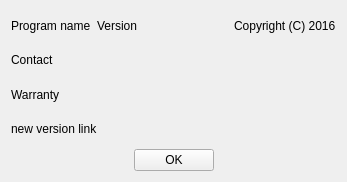
<?xml version="1.0" encoding="UTF-8"?>
<ui version="4.0">
 <class>AboutDialog</class>
 <widget class="QWidget" name="AboutDialog">
  <property name="geometry">
   <rect>
    <x>0</x>
    <y>0</y>
    <width>347</width>
    <height>182</height>
   </rect>
  </property>
  <property name="sizePolicy">
   <sizepolicy hsizetype="Preferred" vsizetype="Preferred">
    <horstretch>0</horstretch>
    <verstretch>0</verstretch>
   </sizepolicy>
  </property>
  <property name="windowTitle">
   <string>Form</string>
  </property>
  <layout class="QGridLayout" name="gridLayout">
   <item row="0" column="0">
    <layout class="QHBoxLayout" name="horizontalLayout_2">
     <item>
      <widget class="QLabel" name="ProgramName">
       <property name="text">
        <string>Program name</string>
       </property>
      </widget>
     </item>
     <item>
      <widget class="QLabel" name="Version">
       <property name="text">
        <string>Version</string>
       </property>
      </widget>
     </item>
     <item>
      <spacer name="horizontalSpacer_3">
       <property name="orientation">
        <enum>Qt::Horizontal</enum>
       </property>
       <property name="sizeHint" stdset="0">
        <size>
         <width>40</width>
         <height>20</height>
        </size>
       </property>
      </spacer>
     </item>
     <item>
      <widget class="QLabel" name="Copyright">
       <property name="text">
        <string>Copyright (C) 2016</string>
       </property>
      </widget>
     </item>
    </layout>
   </item>
   <item row="1" column="0">
    <widget class="QLabel" name="Contact">
     <property name="text">
      <string>Contact</string>
     </property>
    </widget>
   </item>
   <item row="2" column="0">
    <widget class="QLabel" name="Warranty">
     <property name="sizePolicy">
      <sizepolicy hsizetype="Preferred" vsizetype="Preferred">
       <horstretch>0</horstretch>
       <verstretch>0</verstretch>
      </sizepolicy>
     </property>
     <property name="text">
      <string>Warranty</string>
     </property>
     <property name="wordWrap">
      <bool>true</bool>
     </property>
    </widget>
   </item>
   <item row="3" column="0">
    <layout class="QHBoxLayout" name="horizontalLayout_3">
     <item>
      <widget class="QLabel" name="newVersion">
       <property name="text">
        <string>new version link</string>
       </property>
       <property name="openExternalLinks">
        <bool>true</bool>
       </property>
      </widget>
     </item>
     <item>
      <spacer name="horizontalSpacer_4">
       <property name="orientation">
        <enum>Qt::Horizontal</enum>
       </property>
       <property name="sizeHint" stdset="0">
        <size>
         <width>40</width>
         <height>20</height>
        </size>
       </property>
      </spacer>
     </item>
    </layout>
   </item>
   <item row="4" column="0">
    <layout class="QHBoxLayout" name="horizontalLayout">
     <item>
      <spacer name="horizontalSpacer">
       <property name="orientation">
        <enum>Qt::Horizontal</enum>
       </property>
       <property name="sizeHint" stdset="0">
        <size>
         <width>40</width>
         <height>20</height>
        </size>
       </property>
      </spacer>
     </item>
     <item>
      <widget class="QPushButton" name="OK_pushButton">
       <property name="text">
        <string>OK</string>
       </property>
      </widget>
     </item>
     <item>
      <spacer name="horizontalSpacer_2">
       <property name="orientation">
        <enum>Qt::Horizontal</enum>
       </property>
       <property name="sizeHint" stdset="0">
        <size>
         <width>40</width>
         <height>20</height>
        </size>
       </property>
      </spacer>
     </item>
    </layout>
   </item>
  </layout>
 </widget>
 <resources/>
 <connections/>
</ui>
